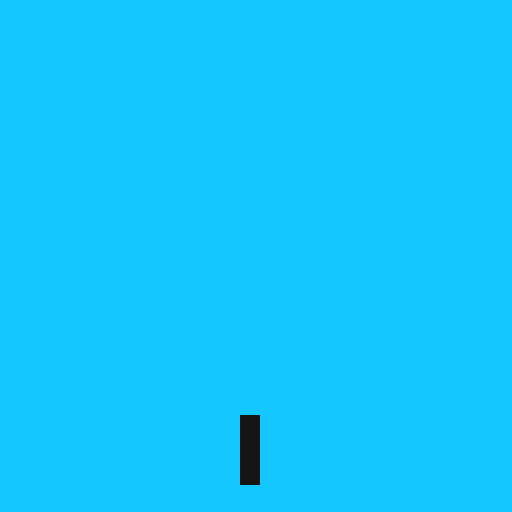
Frame 1 (no input)
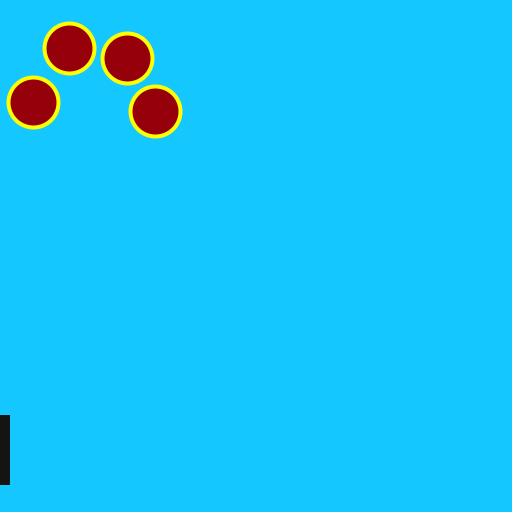
Frame 60 (the mouse pressed at the canvas centre just before this capture)
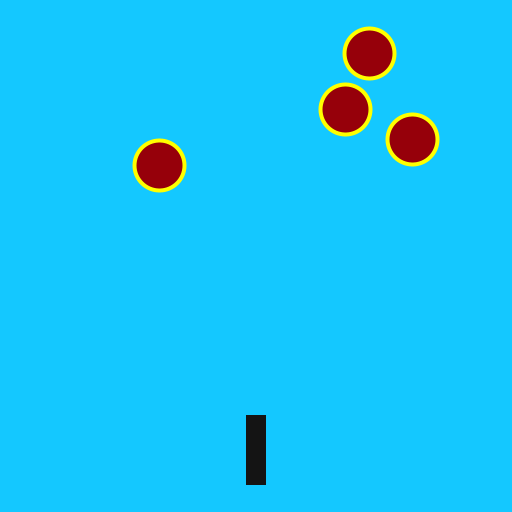
Frame 120 (the mouse held since frame 60 and released just before this capture)

The Processing sketch that drew these frames (run headless with seeded random() and noise(); from frame 60 on, the mouse is pressed at the canvas centre):

// Processing sketch: sketch_08_05_2018_2
// ── sketch_08_05_2018_2.pde
Gun pistol;
ArrayList<Asteroid> asteroidi;

void setup(){
  size(512, 512);
  frameRate(60);
  pistol = new Gun(250, 450);
  asteroidi = new ArrayList<Asteroid>();
}

void draw(){
  background(20, 200, 255);
  if(round(random(100))<5)
    asteroidi.add(new Asteroid(-50, random(256), random(2,7), random(-2, 2)));
  for(Asteroid a : asteroidi){
    a.disegna();
    a.sposta();
    for(Bullet b : pistol.proiettili){
      a.collide(b);
    }
  }
  pistol.disegna();
  pistol.sposta();
}

void keyPressed(){
  if(key == 'a' || key == 'A'){
    pistol.shot();
  }
}

// ── Asteroid.pde
class Asteroid{
  float posX, posY;
  float vX, vY;
  boolean stato;
  
  Asteroid(float posX, float posY, float vX, float vY){
    this.posX = posX;
    this.posY = posY;
    this.vX = vX;
    this.vY = vY;
    stato = true;
  }
  
  void sposta(){
    posX+=vX;
    posY+=vY;
    if(!stato)
      vY+=0.2;
    
  }
  
  void disegna(){
    stroke(255, 255, 0);
    strokeWeight(4);
    if(stato)
      fill(150, 0, 10);
    else
      fill(50);
    ellipse(posX, posY, 50, 50);
  }
  
  void collide(Bullet b){
    if(stato)
      if(dist(posX, posY, b.posX, b.posY)<=10+50)
        stato = false;
  }
}

// ── Bullet.pde
class Bullet{
  float posX, posY;
  
  Bullet(float posX, float posY){
    this.posX = posX;
    this.posY = posY;
  }
  
  void sposta(){
    posY-=10;
  }
  
  void disegna(){
    noStroke();
    fill(150, 0, 200);
    ellipse(posX, posY, 10, 10);
  }
}

// ── Gun.pde
class Gun{
  float posX, posY;
  ArrayList<Bullet> proiettili;
  
  Gun(float posX, float posY){
    this.posX = posX;
    this.posY = posY;
    proiettili = new ArrayList<Bullet>();
  }
  
  void sposta(){
    posX = mouseX;
    for(Bullet b : proiettili){
      b.sposta();
    }
  }
  
  void shot(){
    proiettili.add(new Bullet(posX, posY-40));
  }
  
  void disegna(){
    noStroke();
    fill(20);
    rectMode(CENTER);
    rect(posX, posY, 20, 70);
    for(Bullet b : proiettili){
      b.disegna();
    }
  }
}
